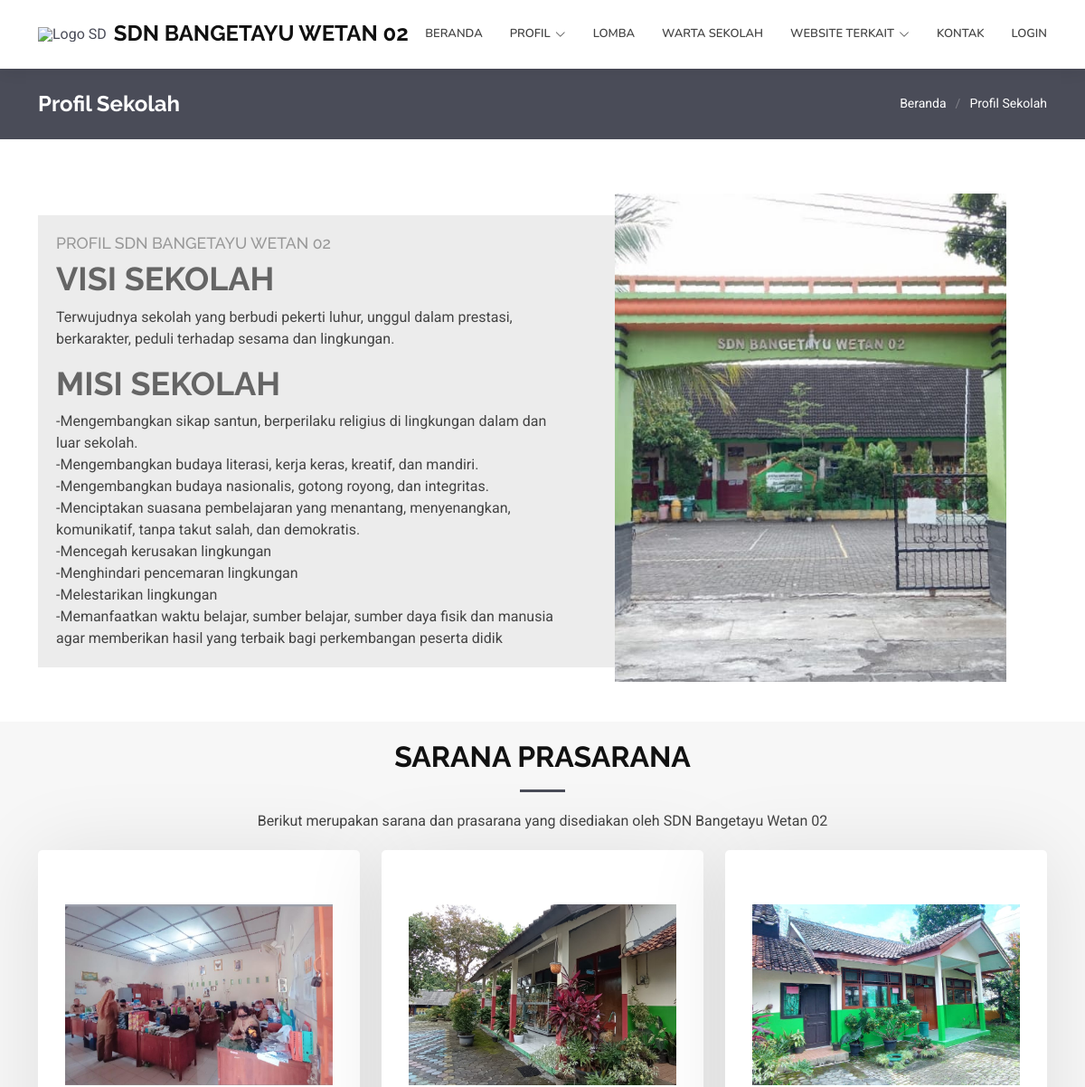
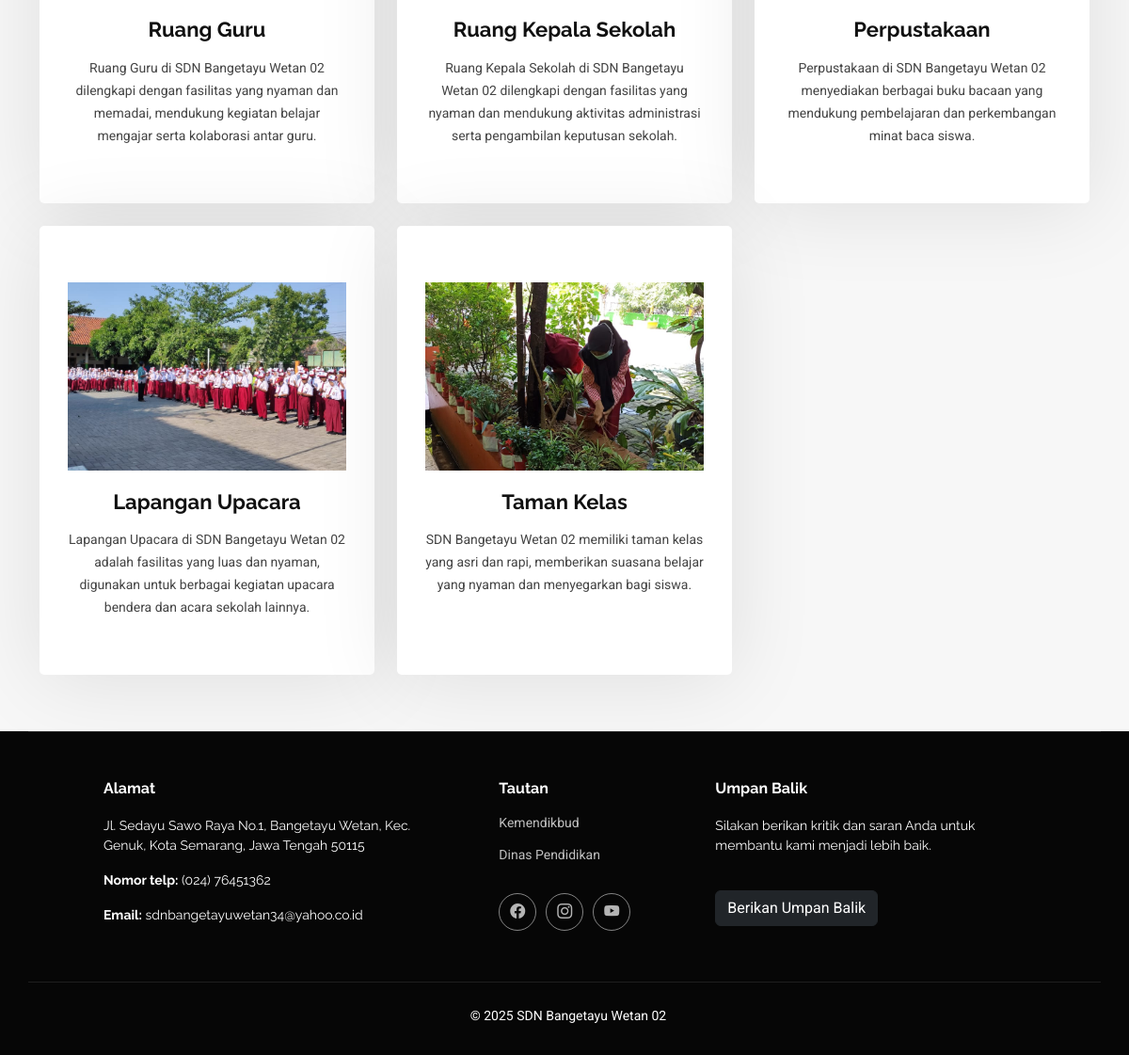
/profil_sekolah.php, run on the app's committed database (2 pictures, top to bottom).
### tables this page shows
CREATE TABLE `profil_sekolah` (
  `id` int(11) NOT NULL,
  `visi` text DEFAULT NULL,
  `misi` text DEFAULT NULL,
  `foto_sekolah` varchar(255) NOT NULL
);

CREATE TABLE `sarana_prasarana` (
  `id` int(11) NOT NULL,
  `nama` varchar(255) DEFAULT NULL,
  `foto` text DEFAULT NULL,
  `deskripsi` text DEFAULT NULL
);

### profil_sekolah.php (the view, shortened to what this page needs)
<?php
include 'config/db_connect.php';
$id = 1;
$query = "SELECT * FROM profil_sekolah WHERE id = ?";
$stmt = $conn->prepare($query);
$stmt->bind_param("i", $id);
$stmt->execute();
$result = $stmt->get_result();
if ($result->num_rows > 0) {
    $profil_sekolah = $result->fetch_assoc();
} else {
    echo "Data beranda tidak ditemukan.";
    exit;
}
$query = "SELECT nama, foto, deskripsi FROM sarana_prasarana";
$result = $conn->query($query);
?>
<!DOCTYPE html>
<html lang="en">
<head>
  <link href="assets/vendor/bootstrap/css/bootstrap.min.css" rel="stylesheet">
  <link href="assets/vendor/bootstrap-icons/bootstrap-icons.css" rel="stylesheet">
  <link href="assets/vendor/aos/aos.css" rel="stylesheet">
  <link href="assets/vendor/glightbox/css/glightbox.min.css" rel="stylesheet">
  <link href="assets/vendor/swiper/swiper-bundle.min.css" rel="stylesheet">
  <link href="assets/css/main.css" rel="stylesheet">
</head>
<body class="pricing-page">
  <header id="header" class="header d-flex align-items-center sticky-top">
    <div class="container position-relative d-flex ">
      <a href="index.html" class="logo d-flex align-items-center me-auto">
      <img src="aset/logo sd.png" alt="Logo SD" class="logo-img">
        <h1 class="sitename">SDN BANGETAYU WETAN 02</h1>
      </a>
      <nav id="navmenu" class="navmenu">
        <ul>
          <li><a href="index.html">Beranda</a></li>
          <li class="dropdown"><a href="profil_sekolah.html"> <span>profil</span> <i class="bi bi-chevron-down toggle-dropdown"></i></a>
          </li>
          <li><a href="lomba.html">Lomba</a></li>
          <li><a href="portfolio.html">Warta sekolah</a></li>
          <li class="dropdown"><a href="https://ppid.semarangkota.go.id/informasi-penerimaan-calon-peserta-didik-baru/"> <span>website terkait</span> <i class="bi bi-chevron-down toggle-dropdown"></i></a>
          </li>
          <li><a href="contact.html">Kontak</a></li>
          <li><a href="login.html" class="login-box">Login</a></li>
        </ul>
      </nav>
    </div>
  </header>
  <main class="main">
    <div class="page-title accent-background">
      <div class="container d-lg-flex justify-content-between align-items-center">
        <h1 class="mb-2 mb-lg-0">Profil Sekolah</h1>
        <nav class="breadcrumbs">
          <ol>
            <li><a href="index.html">Beranda</a></li>
            <li class="current">Profil Sekolah</li>
          </ol>
        </nav>
      </div>
    </div>
<section id="about" class="about section">
  <div class="container">
    <div class="row position-relative ">
      <div class="col-lg-6 about-img   object-fit: cover;" data-aos="zoom-out" data-aos-delay="100">
        <img src="admin/profil_sekolah/uploads/<?php echo $profil_sekolah['foto_sekolah']; ?>" alt="Foto Kepala Sekolah" width="200"></div>
      <br><div class="col-lg-8" data-aos="fade-up" data-aos-delay="100">
        <br>
        <div class="our-story">
          <h4>Profil SDN Bangetayu Wetan 02</h4>
          <h3>VISI SEKOLAH</h3>
<p><?php echo nl2br(htmlspecialchars($profil_sekolah['visi'])); ?></p>
<h3>MISI SEKOLAH</h3>
<p><?php echo nl2br(htmlspecialchars($profil_sekolah['misi'])); ?></p>
      </div>
    </div>
  </div>
</section>
<section id="services" class="services section light-background">
  <div class="container">
      <div class="section-title" data-aos="fade-up">
          <h2>Sarana Prasarana</h2>
          <p>Berikut merupakan sarana dan prasarana yang disediakan oleh SDN Bangetayu Wetan 02</p>
        </div>
  <div class="row gy-4">
  <?php
if ($result->num_rows > 0) {
    while ($row = $result->fetch_assoc()) {
?>
    <div class="col-lg-4 col-md-6" data-aos="fade-up" data-aos-delay="300">
        <div class="service-item item-teal position-relative">
            <div
                style="background-image: url('admin/profil_sekolah/uploads/<?php echo htmlspecialchars($row['foto']); ?>');
                       background-size: cover;
                       background-position: center;
                       width: 100%;
                       height: 200px;
                       margin-bottom: 20px;">
            </div>
            <h3 class="text-center"><?php echo htmlspecialchars($row['nama']); ?></h3>
            <p class="description text-center"><?php echo htmlspecialchars($row['deskripsi']); ?></p>
        </div>
    </div>
<?php
    }
} else {
    echo "<p class='text-center'>Data tidak ditemukan.</p>";
}
?>
  </main>
  <footer id="footer" class="footer dark-background">
    <div class="container footer-top">
      <div class="row gy-4">
        <div class="col-lg-4 col-md-6 footer-about">
            <h4>Alamat</h4>
            <p>Jl. Sedayu Sawo Raya No.1, Bangetayu Wetan, Kec. Genuk, Kota Semarang, Jawa Tengah 50115</p>
            <p class="mt-3"><strong> Nomor telp:</strong> <span>(024) 76451362</span></p>
            <p><strong>Email:</strong> <span>sdnbangetayuwetan34@yahoo.co.id</span></p>
        </div>
        <div class="col-lg-3 col-md-6  align-items-center footer-links">
          <h4>Tautan</h4>
          <ul>
            <li><a href="https://www.kemdikbud.go.id/"> Kemendikbud</a></li>
            <li><a href="https://disdiksmg.semarangkota.go.id/">Dinas Pendidikan</a></li>
          </ul>
          <div class="social-links d-flex mt-4">
            <a href="https://www.facebook.com/share/1NbvshQNt8/"><i class="bi bi-facebook"></i></a>
            <a href="https://www.instagram.com/sdnbangetayuwetan02"><i class="bi bi-instagram"></i></a>
            <a href="https://www.youtube.com/@sdnegeribangetayuwetan0259"><i class="bi bi-youtube"></i></a>
          </div>
        </div>
        <div class="col-lg-4 col-md-6 footer-about">
          <h4>Umpan Balik</h4>
          <p>Silakan berikan kritik dan saran Anda untuk membantu kami menjadi lebih baik.</p>
          <br>
          <a href="contact.html" class="btn btn-dark">Berikan Umpan Balik</a>
        </div>
      </div>
    </div>
    <div class="container copyright text-center mt-4">
      <p> <span></span> <strong class="px-1 sitename"></strong> <span> &copy; 2025 SDN Bangetayu Wetan 02</span></p>
    </div>
  </footer>
</body>
</html>

### data on the page
profil_sekolah: foto_sekolah (picture), visi "Terwujudnya sekolah yang berbudi pekerti luhur, unggul dalam prestasi, berkarakter, peduli terhadap sesama dan lingkungan.", misi "-Mengembangkan sikap santun, berperilaku religius di lingkungan dalam dan luar sekolah. -Mengembangkan budaya literasi, kerja keras, kreatif, dan mandiri. -Mengembangkan budaya nasionalis, gotong royong, dan integritas. -Menciptakan suasana pembelajaran yang menantang, menyenangkan, komunikatif, tanpa takut salah, dan demokratis. -Mencegah kerusakan lingkungan -Menghindari pencemaran lingkungan -Melestarikan lingkungan -Memanfaatkan waktu belajar, sumber belajar, sumber daya fisik dan manusia agar memberikan hasil yang terbaik bagi perkembangan peserta didik"
sarana_prasarana: foto (picture), nama "Ruang Guru", deskripsi "Ruang Guru di SDN Bangetayu Wetan 02 dilengkapi dengan fasilitas yang nyaman dan memadai, mendukung kegiatan belajar mengajar serta kolaborasi antar guru."
sarana_prasarana: foto (picture), nama "Ruang Kepala Sekolah", deskripsi "Ruang Kepala Sekolah di SDN Bangetayu Wetan 02 dilengkapi dengan fasilitas yang nyaman dan mendukung aktivitas administrasi serta pengambilan keputusan sekolah."
sarana_prasarana: foto (picture), nama "Perpustakaan", deskripsi "Perpustakaan di SDN Bangetayu Wetan 02 menyediakan berbagai buku bacaan yang mendukung pembelajaran dan perkembangan minat baca siswa."
sarana_prasarana: foto (picture), nama "Lapangan Upacara", deskripsi "Lapangan Upacara di SDN Bangetayu Wetan 02 adalah fasilitas yang luas dan nyaman, digunakan untuk berbagai kegiatan upacara bendera dan acara sekolah lainnya."
sarana_prasarana: foto (picture), nama "Taman Kelas", deskripsi "SDN Bangetayu Wetan 02 memiliki taman kelas yang asri dan rapi, memberikan suasana belajar yang nyaman dan menyegarkan bagi siswa."
